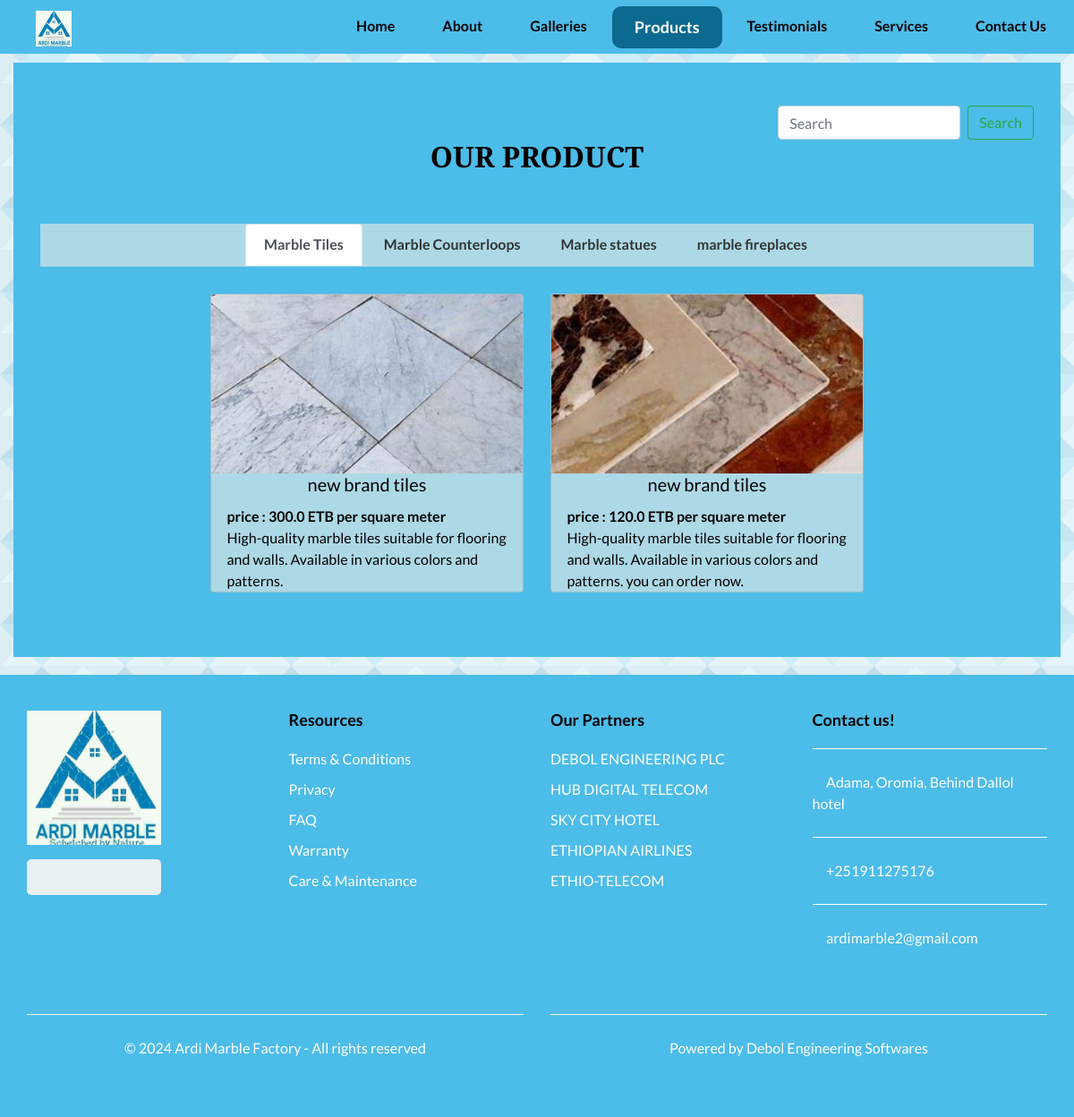
Screenshot of /products/ with the database file from the repository.
### ardi/models.py (models this page shows, shortened)
class Product(models.Model):
    category = models.CharField(max_length=100, default='marble')
    name = models.CharField(max_length=100)
    quantity = models.IntegerField()
    area = models.CharField(max_length=100)
    price = models.FloatField()
    description = models.TextField(null=True, blank=True)

class ProductImage(models.Model):
    product = models.ForeignKey(Product, related_name='images', on_delete=models.CASCADE)
    image = models.ImageField(upload_to='images/')

### ardi/views.py (the view)
# urls.py: path('products/', Products.as_view(), name='products'),
class Products(View):
    def get(self, request):
        categories = Product.objects.values_list('category', flat=True).distinct()
        categorized_products = {}
        for category in categories:
            categorized_products[category] = Product.objects.filter(category=category).order_by('id')
        context = {
            'categories': categories,
            'categorized_products': categorized_products,
        }
        return render(request, 'front/product.html', context)

### templates/front/product.html (shortened to what this page needs)
{% extends "front/base.html" %}
{% block content %}
<section class="product_section py-5">
    <div class="container">
        <header style="position: relative;" class="d-flex justify-content-end">
            <form action="{% url 'product_search' %}" method="GET" class="form-inline my-2 my-lg-0" id="searchForm">
                <input class="form-control mr-sm-2" type="search" placeholder="Search" aria-label="Search" name="query" id="searchInput">
                <button class="btn btn-outline-success my-2 my-sm-0" type="submit">Search</button>
            </form>
        </header>
        <div class="heading_container text-center mb-5" style="align-items: center;">
            <h2>Our Product</h2>
        </div>
        <ul class="nav nav-tabs justify-content-center" role="tablist" style="background-color: lightblue; border-color: lightblue;">
            {% for category in categories %}
                <li class="nav-item">
                    <a class="nav-link {% if forloop.first %}active{% endif %}" id="category-{{ category|slugify }}-tab" data-toggle="tab" href="#category-{{ category|slugify }}" role="tab" aria-controls="category-{{ category|slugify }}" aria-selected="true">{{ category }}</a>
                </li>
            {% endfor %}
        </ul>
        <div class="tab-content mt-4 justify-content-center" >
            {% for category, products in categorized_products.items %}
                <div class="tab-pane fade {% if forloop.first %}show active{% endif %}" id="category-{{ category|slugify }}" role="tabpanel" aria-labelledby="category-{{ category|slugify }}-tab">
                    <div class="row justify-content-center"  >
                        {% for product in products %}
                            <div class="col-lg-4 col-md-6 mb-4">
                                <div class="card h-100" style="background-color: lightblue; ">
                                    <a href="{% url 'product_detail' product.id %}" >
                                        <img src="{{ product.images.first.image.url }}" alt="{{ product.title }}" class="card-img-top img-fluid" style="height: 200px; object-fit: cover;">
                                    </a>
                                    <div class="text-center">
                                        <h5 class="card-title" style="white-space: nowrap; overflow: hidden; text-overflow: ellipsis;">{{ product.name }}</h5>
                                    </div>
                                    <div>
                                        <p class="card-text" style="padding-left: 5%;"><strong>price :  {{ product.price }} ETB per square meter</strong></p>
                                    </div>
                                    <div>
                                        <p class="card-text" style="padding-left: 5%;">{{ product.description }}</p>
                                    </div>
                                </div>
                            </div>
                        {% endfor %}
                    </div>
                </div>
            {% endfor %}
        </div>
    </div>
</section>
{% endblock %}

### static/css/style.css (style rules this page uses)
body { font-family: 'Lato', sans-serif; color: #040000; }
.heading_container { display: -webkit-box; display: -ms-flexbox; display: flex; -webkit-box-orient: vertical; -webkit-box-direction: normal; -ms-flex-direction: column; flex-direction: column; -webkit-box-align: start; -ms-flex-align: start; align-items: flex-start; }
.heading_container h2 { font-weight: bold; display: -webkit-box; display: -ms-flexbox; display: flex; -webkit-box-align: center; -ms-flex-align: center; align-items: center; text-transform: uppercase; font-family: 'Merriweather Sans', sans-serif; }
h1, h2 { font-family: 'Merriweather Sans', sans-serif; }
a, a:hover, a:focus { text-decoration: none; }
.heading_container { margin-bottom: 30px; }

### static/css/responsive.css (style rules this page uses)
@media (min-width: 1200px) { .container { max-width: 1170px; } }

### static/css/gallery.css (style rules this page uses)
.heading_container { margin-bottom: 30px; }
.nav-tabs { border-bottom: 2px solid #dee2e6; margin-bottom: 30px; }
.nav-link { color: #333; font-weight: bold; border: none; background-color: transparent; padding: 10px 20px; border-radius: 0; transition: all 0.3s; }
.nav-link.active { color: #007bff; border-bottom: 2px solid #007bff; }

### rows the page displays
Product: images.first.image (picture), name "new brand tiles", price "300.0", description "High-quality marble tiles suitable for flooring and walls. Available in various colors and patterns."
Product: images.first.image (picture), name "new brand tiles", price "120.0", description "High-quality marble tiles suitable for flooring and walls. Available in various colors and patterns. you can order now."

### other values shown
{{ category }} "Marble Tiles" "Marble Counterloops" "Marble statues" "marble fireplaces"
